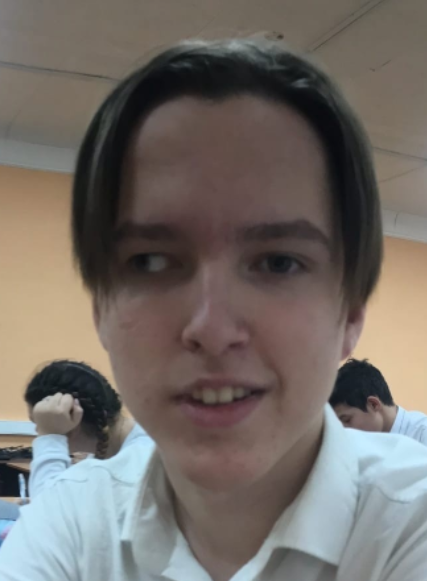
#> input picture КЗ/1 этап/инженерный тур/тест/Folding/image.png, 427 x 581 px
$ python imageFolding.py
#> lines starting #> are read from the running program, lines starting #| are printed output that depends on the picture
import cv2
import numpy as np
import os

# PATH = os.getcwd()
# os.chdir(f'{PATH}/Folding')

kernelGaussian = np.array([
    [0.000789, 0.006581, 0.013347, 0.006581, 0.000789],
    [0.054901, 0.054901, 0.111345, 0.013347, 0.111345],
    [0.225821, 0.111345, 0.013347, 0.006581, 0.006581],
    [0.054901, 0.111345, 0.054901, 0.006581, 0.000789],
    [0.006581, 0.013347, 0.0065811, 0.006581, 0.000789]
])

kernelHorizontalSobel = np.array([
    [1, 0, -1],
    [2, 0, -2],
    [1, 0, -1]
])

def foldingImg2FeatureMap(imgGray, kernel):
    height, width = imgGray.shape[:2]
    imgFeatureMap = np.zeros((height, width), dtype=np.uint8)
    divNormal = 1 / 23
    for i in range(1, height-2):
        for j in range(1, width-2):
            resultArr, was = [], set()
            for g in range(-1, 2):
                for h in range(-1, 2):
                    if (g, h) not in was:
                        valueCell = imgGray[i+g][j+h] * kernel[g+1][h+1]
                        resultArr.append(valueCell)
                        was.add((g, h))
            grayShade = sum(resultArr)
            imgFeatureMap[i-1][j-1] = grayShade * divNormal
    return imgFeatureMap

def foldingImg2FeatureMapByCVMethod(imgGray, kernel):
    imgFeatureMap = cv2.filter2D(imgGray, -1, kernel)
    return imgFeatureMap

def main():
    img = cv2.imread('image.png')
#> img is the input picture: shape (581, 427, 3); mean B, G, R 103.6, 108.7, 115.1
    imgGray = cv2.cvtColor(img, cv2.COLOR_RGB2GRAY)
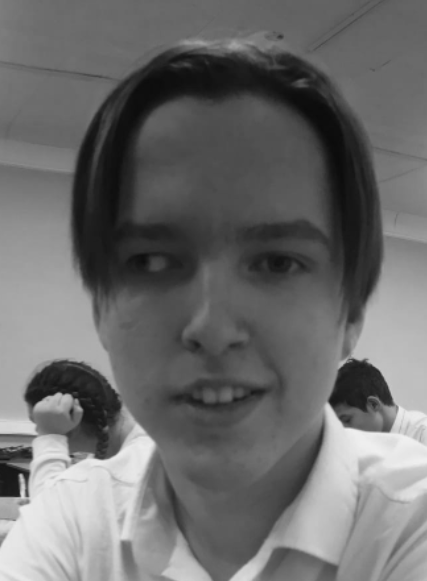
#> imgGray: shape (581, 427); min 10, max 240, mean 107.9
    imgFeatureMap1 = foldingImg2FeatureMap(imgGray, kernelHorizontalSobel)
#> after the loop in foldingImg2FeatureMap, `for i in range(1, height-2):`:
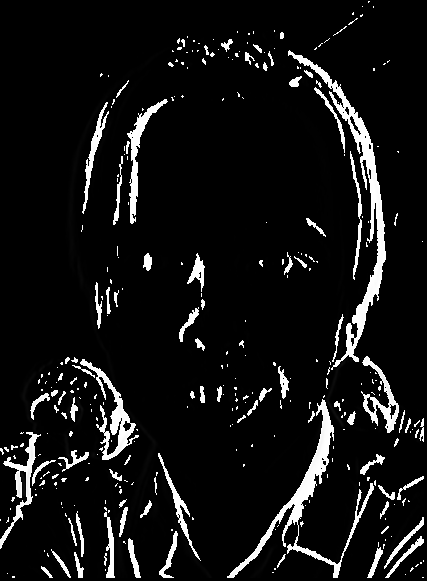
#> imgFeatureMap: shape (581, 427); min 0, max 255, mean 19.8
    imgFeatureMap2 = foldingImg2FeatureMapByCVMethod(imgGray, kernelHorizontalSobel)
#> in foldingImg2FeatureMapByCVMethod, `imgFeatureMap = cv2.filter2D(imgGray, -1, kernel)`:
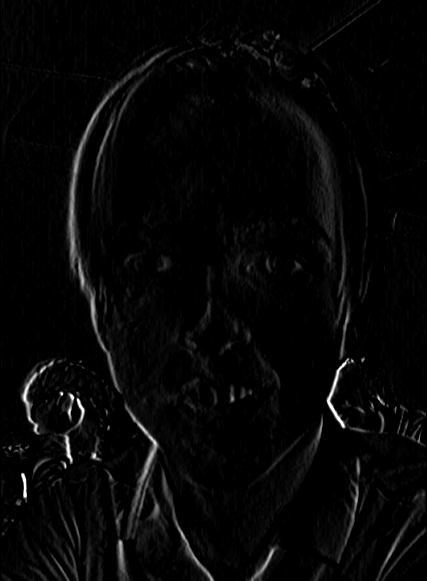
#> imgFeatureMap: shape (581, 427); min 0, max 255, mean 6.4
    while cv2.waitKey(1) != 27:
#> (key Esc is pressed here)
        cv2.imshow('RGB', img)
        cv2.imshow('Gray', imgGray)
        cv2.imshow('FeatureMap1', imgFeatureMap1)
        cv2.imshow('FeatureMap2', imgFeatureMap2)

if __name__ == '__main__':
    main()
